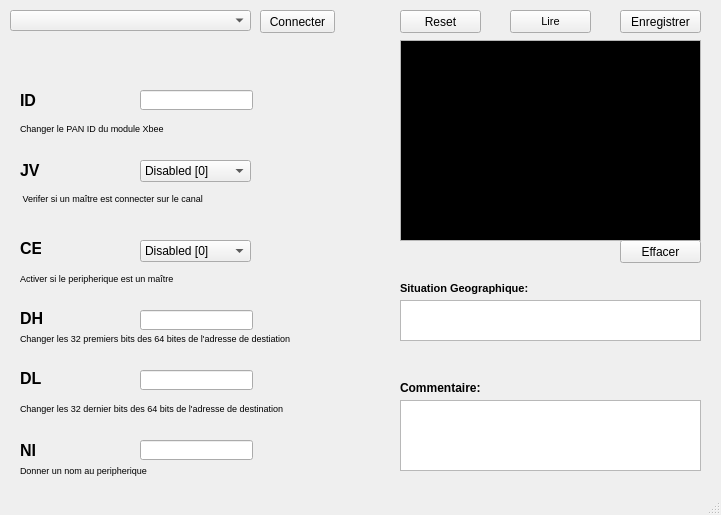
<?xml version="1.0" encoding="UTF-8"?>
<ui version="4.0">
 <class>CIhmLampadaire</class>
 <widget class="QMainWindow" name="CIhmLampadaire">
  <property name="geometry">
   <rect>
    <x>0</x>
    <y>0</y>
    <width>721</width>
    <height>515</height>
   </rect>
  </property>
  <property name="windowTitle">
   <string>CIhmLampadaire</string>
  </property>
  <widget class="QWidget" name="centralWidget">
   <widget class="QLabel" name="label">
    <property name="geometry">
     <rect>
      <x>20</x>
      <y>90</y>
      <width>31</width>
      <height>21</height>
     </rect>
    </property>
    <property name="font">
     <font>
      <family>Segoe UI</family>
      <pointsize>12</pointsize>
      <weight>75</weight>
      <bold>true</bold>
     </font>
    </property>
    <property name="text">
     <string>ID</string>
    </property>
   </widget>
   <widget class="QLabel" name="label_2">
    <property name="geometry">
     <rect>
      <x>20</x>
      <y>160</y>
      <width>21</width>
      <height>21</height>
     </rect>
    </property>
    <property name="font">
     <font>
      <family>Segoe UI</family>
      <pointsize>12</pointsize>
      <weight>75</weight>
      <bold>true</bold>
     </font>
    </property>
    <property name="text">
     <string>JV</string>
    </property>
   </widget>
   <widget class="QLabel" name="label_3">
    <property name="geometry">
     <rect>
      <x>20</x>
      <y>240</y>
      <width>21</width>
      <height>16</height>
     </rect>
    </property>
    <property name="font">
     <font>
      <family>Segoe UI</family>
      <pointsize>12</pointsize>
      <weight>75</weight>
      <bold>true</bold>
     </font>
    </property>
    <property name="text">
     <string>CE</string>
    </property>
   </widget>
   <widget class="QLabel" name="label_4">
    <property name="geometry">
     <rect>
      <x>20</x>
      <y>310</y>
      <width>31</width>
      <height>16</height>
     </rect>
    </property>
    <property name="font">
     <font>
      <family>Segoe UI</family>
      <pointsize>12</pointsize>
      <weight>75</weight>
      <bold>true</bold>
     </font>
    </property>
    <property name="text">
     <string>DH</string>
    </property>
   </widget>
   <widget class="QLabel" name="label_5">
    <property name="geometry">
     <rect>
      <x>20</x>
      <y>370</y>
      <width>21</width>
      <height>16</height>
     </rect>
    </property>
    <property name="font">
     <font>
      <family>Segoe UI</family>
      <pointsize>12</pointsize>
      <weight>75</weight>
      <bold>true</bold>
     </font>
    </property>
    <property name="text">
     <string>DL</string>
    </property>
   </widget>
   <widget class="QLabel" name="label_6">
    <property name="geometry">
     <rect>
      <x>20</x>
      <y>440</y>
      <width>21</width>
      <height>20</height>
     </rect>
    </property>
    <property name="font">
     <font>
      <family>Segoe UI</family>
      <pointsize>12</pointsize>
      <weight>75</weight>
      <bold>true</bold>
     </font>
    </property>
    <property name="text">
     <string>NI</string>
    </property>
   </widget>
   <widget class="QLabel" name="label_7">
    <property name="geometry">
     <rect>
      <x>20</x>
      <y>120</y>
      <width>171</width>
      <height>16</height>
     </rect>
    </property>
    <property name="font">
     <font>
      <pointsize>7</pointsize>
     </font>
    </property>
    <property name="text">
     <string>Changer le PAN ID du module Xbee</string>
    </property>
   </widget>
   <widget class="QLabel" name="label_8">
    <property name="geometry">
     <rect>
      <x>20</x>
      <y>190</y>
      <width>231</width>
      <height>16</height>
     </rect>
    </property>
    <property name="font">
     <font>
      <pointsize>7</pointsize>
     </font>
    </property>
    <property name="text">
     <string> Verifer si un maître est connecter sur le canal</string>
    </property>
   </widget>
   <widget class="QLabel" name="label_9">
    <property name="geometry">
     <rect>
      <x>20</x>
      <y>270</y>
      <width>211</width>
      <height>16</height>
     </rect>
    </property>
    <property name="font">
     <font>
      <pointsize>7</pointsize>
     </font>
    </property>
    <property name="text">
     <string>Activer si le peripherique est un maître</string>
    </property>
   </widget>
   <widget class="QLabel" name="label_11">
    <property name="geometry">
     <rect>
      <x>20</x>
      <y>400</y>
      <width>271</width>
      <height>16</height>
     </rect>
    </property>
    <property name="font">
     <font>
      <pointsize>7</pointsize>
     </font>
    </property>
    <property name="text">
     <string>Changer les 32 dernier bits des 64 bits de l'adresse de destination</string>
    </property>
   </widget>
   <widget class="QLabel" name="label_12">
    <property name="geometry">
     <rect>
      <x>20</x>
      <y>460</y>
      <width>241</width>
      <height>21</height>
     </rect>
    </property>
    <property name="font">
     <font>
      <pointsize>7</pointsize>
     </font>
    </property>
    <property name="text">
     <string>Donner un nom au peripherique</string>
    </property>
   </widget>
   <widget class="QLabel" name="label_10">
    <property name="geometry">
     <rect>
      <x>20</x>
      <y>330</y>
      <width>281</width>
      <height>16</height>
     </rect>
    </property>
    <property name="font">
     <font>
      <pointsize>7</pointsize>
     </font>
    </property>
    <property name="text">
     <string>Changer les 32 premiers bits des 64 bites de l'adresse de destiation</string>
    </property>
   </widget>
   <widget class="QComboBox" name="BoxJv">
    <property name="geometry">
     <rect>
      <x>140</x>
      <y>160</y>
      <width>111</width>
      <height>22</height>
     </rect>
    </property>
    <property name="cursor">
     <cursorShape>PointingHandCursor</cursorShape>
    </property>
    <item>
     <property name="text">
      <string>Disabled [0]</string>
     </property>
    </item>
    <item>
     <property name="text">
      <string>Enabled [1]</string>
     </property>
    </item>
   </widget>
   <widget class="QLineEdit" name="lineId">
    <property name="geometry">
     <rect>
      <x>140</x>
      <y>90</y>
      <width>113</width>
      <height>20</height>
     </rect>
    </property>
   </widget>
   <widget class="QComboBox" name="BoxCe">
    <property name="geometry">
     <rect>
      <x>140</x>
      <y>240</y>
      <width>111</width>
      <height>22</height>
     </rect>
    </property>
    <property name="cursor">
     <cursorShape>PointingHandCursor</cursorShape>
    </property>
    <item>
     <property name="text">
      <string>Disabled [0]</string>
     </property>
    </item>
    <item>
     <property name="text">
      <string>Enabled [1]</string>
     </property>
    </item>
   </widget>
   <widget class="QLineEdit" name="LineDh">
    <property name="geometry">
     <rect>
      <x>140</x>
      <y>310</y>
      <width>113</width>
      <height>20</height>
     </rect>
    </property>
   </widget>
   <widget class="QLineEdit" name="LineDl">
    <property name="geometry">
     <rect>
      <x>140</x>
      <y>370</y>
      <width>113</width>
      <height>20</height>
     </rect>
    </property>
   </widget>
   <widget class="QLineEdit" name="LineNi">
    <property name="geometry">
     <rect>
      <x>140</x>
      <y>440</y>
      <width>113</width>
      <height>20</height>
     </rect>
    </property>
   </widget>
   <widget class="QPushButton" name="PbLire">
    <property name="geometry">
     <rect>
      <x>510</x>
      <y>10</y>
      <width>81</width>
      <height>23</height>
     </rect>
    </property>
    <property name="font">
     <font>
      <pointsize>8</pointsize>
     </font>
    </property>
    <property name="cursor">
     <cursorShape>PointingHandCursor</cursorShape>
    </property>
    <property name="text">
     <string>Lire</string>
    </property>
   </widget>
   <widget class="QPushButton" name="PbEnregistrer">
    <property name="geometry">
     <rect>
      <x>620</x>
      <y>10</y>
      <width>81</width>
      <height>23</height>
     </rect>
    </property>
    <property name="cursor">
     <cursorShape>PointingHandCursor</cursorShape>
    </property>
    <property name="text">
     <string>Enregistrer</string>
    </property>
   </widget>
   <widget class="QTextEdit" name="txtConsole">
    <property name="geometry">
     <rect>
      <x>400</x>
      <y>40</y>
      <width>301</width>
      <height>201</height>
     </rect>
    </property>
    <property name="palette">
     <palette>
      <active>
       <colorrole role="Text">
        <brush brushstyle="SolidPattern">
         <color alpha="255">
          <red>43</red>
          <green>211</green>
          <blue>24</blue>
         </color>
        </brush>
       </colorrole>
       <colorrole role="Base">
        <brush brushstyle="SolidPattern">
         <color alpha="255">
          <red>0</red>
          <green>0</green>
          <blue>0</blue>
         </color>
        </brush>
       </colorrole>
      </active>
      <inactive>
       <colorrole role="Text">
        <brush brushstyle="SolidPattern">
         <color alpha="255">
          <red>43</red>
          <green>211</green>
          <blue>24</blue>
         </color>
        </brush>
       </colorrole>
       <colorrole role="Base">
        <brush brushstyle="SolidPattern">
         <color alpha="255">
          <red>0</red>
          <green>0</green>
          <blue>0</blue>
         </color>
        </brush>
       </colorrole>
      </inactive>
      <disabled>
       <colorrole role="Text">
        <brush brushstyle="SolidPattern">
         <color alpha="255">
          <red>120</red>
          <green>120</green>
          <blue>120</blue>
         </color>
        </brush>
       </colorrole>
       <colorrole role="Base">
        <brush brushstyle="SolidPattern">
         <color alpha="255">
          <red>240</red>
          <green>240</green>
          <blue>240</blue>
         </color>
        </brush>
       </colorrole>
      </disabled>
     </palette>
    </property>
    <property name="cursor" stdset="0">
     <cursorShape>ForbiddenCursor</cursorShape>
    </property>
    <property name="readOnly">
     <bool>true</bool>
    </property>
   </widget>
   <widget class="QPushButton" name="pReset">
    <property name="geometry">
     <rect>
      <x>400</x>
      <y>10</y>
      <width>81</width>
      <height>23</height>
     </rect>
    </property>
    <property name="cursor">
     <cursorShape>PointingHandCursor</cursorShape>
    </property>
    <property name="text">
     <string>Reset</string>
    </property>
   </widget>
   <widget class="QLabel" name="label_13">
    <property name="geometry">
     <rect>
      <x>400</x>
      <y>380</y>
      <width>101</width>
      <height>16</height>
     </rect>
    </property>
    <property name="font">
     <font>
      <weight>75</weight>
      <bold>true</bold>
     </font>
    </property>
    <property name="text">
     <string>Commentaire:</string>
    </property>
   </widget>
   <widget class="QLabel" name="label_14">
    <property name="geometry">
     <rect>
      <x>400</x>
      <y>280</y>
      <width>141</width>
      <height>16</height>
     </rect>
    </property>
    <property name="font">
     <font>
      <pointsize>8</pointsize>
      <weight>75</weight>
      <bold>true</bold>
     </font>
    </property>
    <property name="text">
     <string>Situation Geographique:</string>
    </property>
   </widget>
   <widget class="QTextEdit" name="txtCom">
    <property name="geometry">
     <rect>
      <x>400</x>
      <y>400</y>
      <width>301</width>
      <height>71</height>
     </rect>
    </property>
   </widget>
   <widget class="QTextEdit" name="txtGeo">
    <property name="geometry">
     <rect>
      <x>400</x>
      <y>300</y>
      <width>301</width>
      <height>41</height>
     </rect>
    </property>
    <property name="font">
     <font>
      <pointsize>8</pointsize>
     </font>
    </property>
   </widget>
   <widget class="QPushButton" name="pbEffacer">
    <property name="geometry">
     <rect>
      <x>620</x>
      <y>240</y>
      <width>81</width>
      <height>23</height>
     </rect>
    </property>
    <property name="text">
     <string>Effacer</string>
    </property>
   </widget>
   <widget class="QPushButton" name="pConnecter">
    <property name="geometry">
     <rect>
      <x>260</x>
      <y>10</y>
      <width>75</width>
      <height>23</height>
     </rect>
    </property>
    <property name="text">
     <string>Connecter</string>
    </property>
   </widget>
   <widget class="QComboBox" name="boxPorts">
    <property name="geometry">
     <rect>
      <x>10</x>
      <y>10</y>
      <width>241</width>
      <height>21</height>
     </rect>
    </property>
   </widget>
  </widget>
  <widget class="QStatusBar" name="statusBar"/>
  <action name="actionscanner_les_port_series">
   <property name="text">
    <string>scanner les port series</string>
   </property>
   <property name="shortcutContext">
    <enum>Qt::WidgetShortcut</enum>
   </property>
  </action>
 </widget>
 <layoutdefault spacing="6" margin="11"/>
 <resources/>
 <connections/>
 <slots>
  <slot>lireConfig()</slot>
  <slot>enregistrerConfig()</slot>
 </slots>
</ui>
